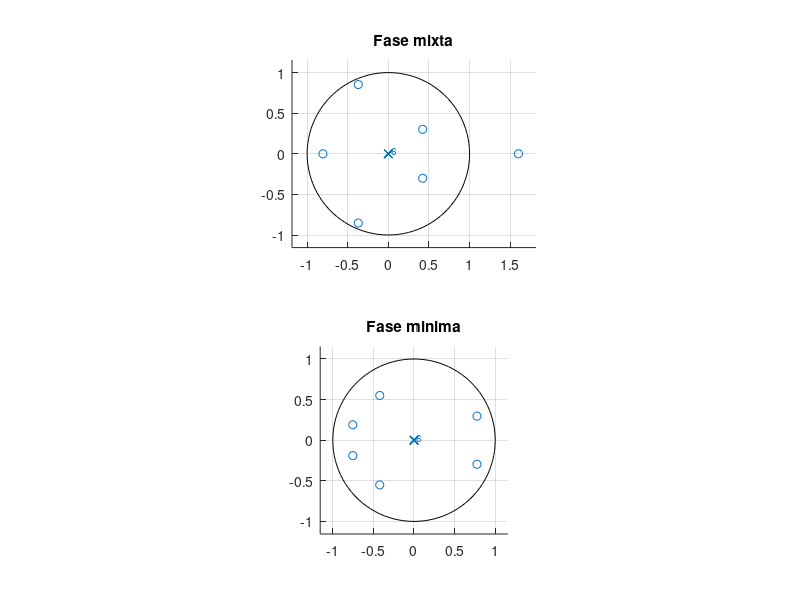

Recreate this plot in MATLAB.
% Tecnologico de Costa Rica
% Escuela de Ingenieria Electronica
% El-5805 Procesamiento Digital de Señales

% This Octave File solves the
% problems given for the Course
% Digital Signal Processing

pkg load signal;

figure('name', 'Exercise #13 - Digital Signal Processing');
subplot(2,1,1); 
hold on;
zplane([-10, 9, 7, 8, 0, -5, 3]);
title("Fase mixta");
hold off;
subplot(2,1,2);
hold on; 
zplane([-5 -4 3 4 0 -2 -1]);
title("Fase minima");
hold off;